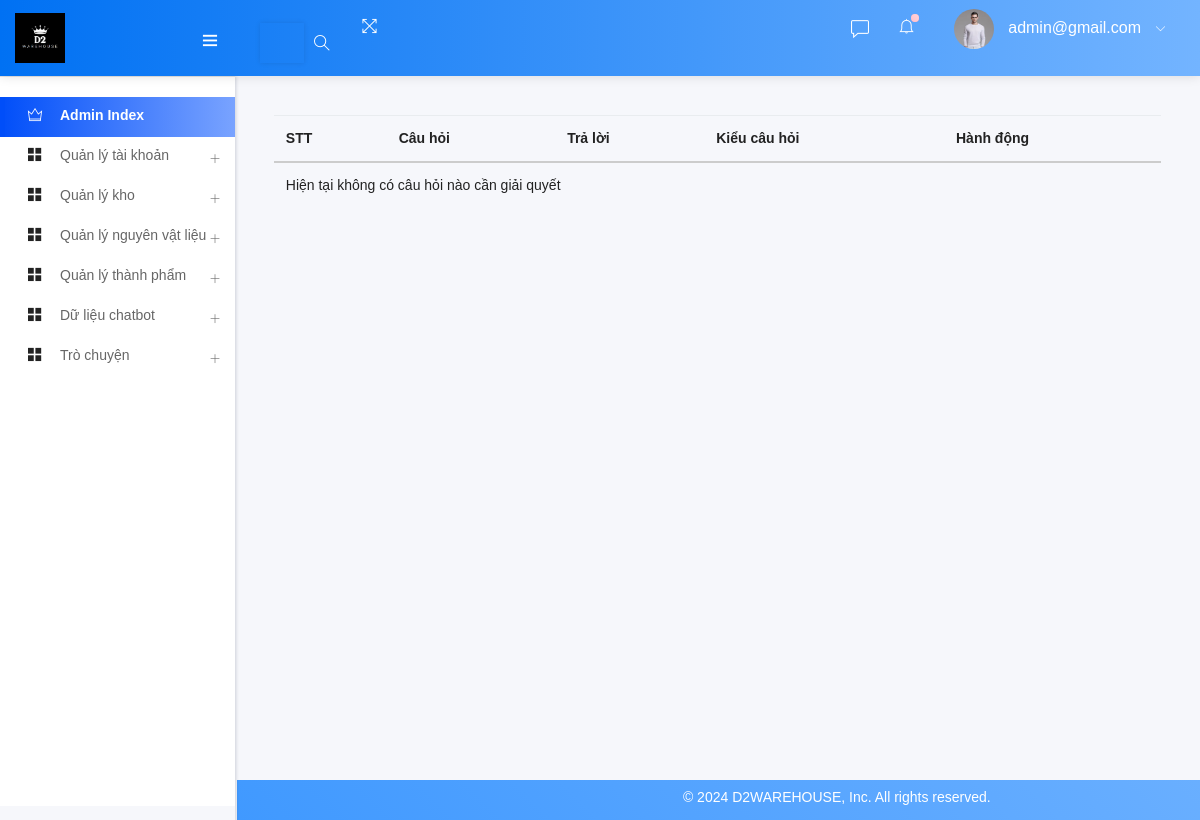
/chatbot_manage.php (signed in), run on an earlier commit of the app's database.
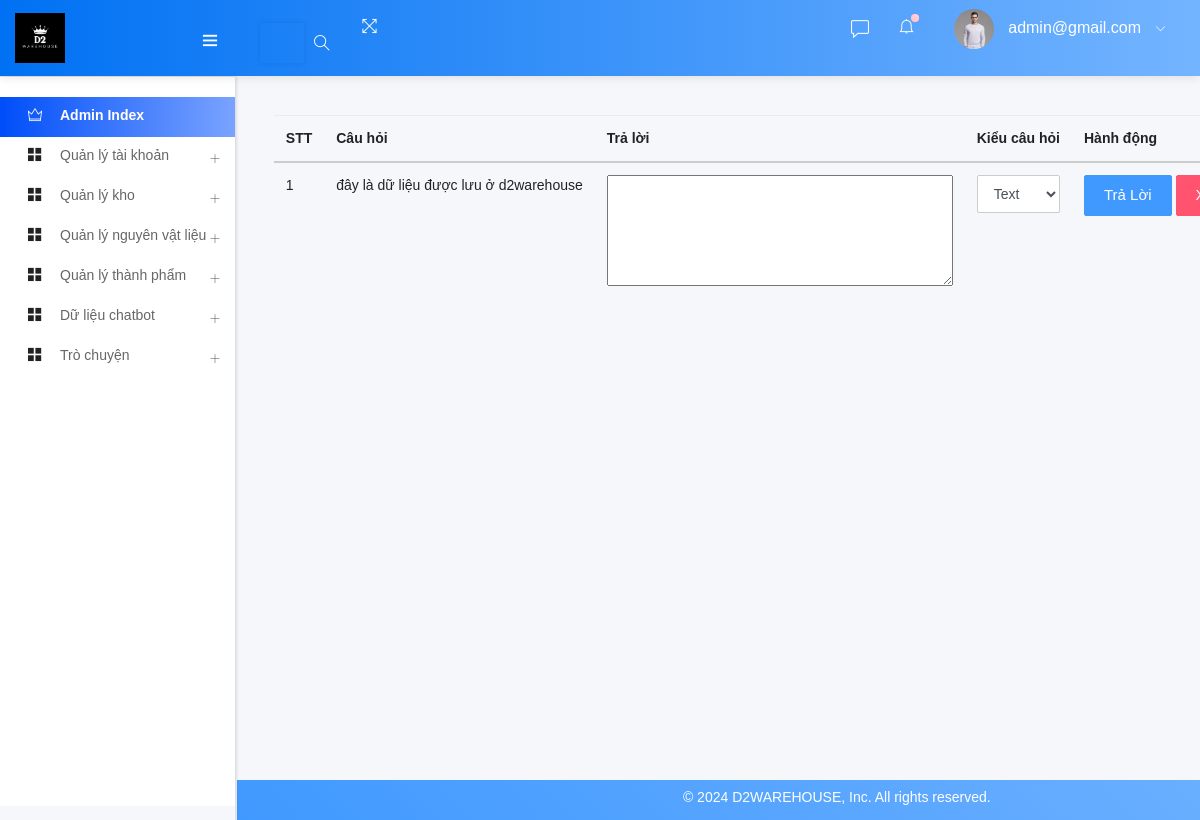
And on a later commit of the database.
### tables this page shows
CREATE TABLE `chats` (
  `id` int(11) NOT NULL auto_increment,
  `user` varchar(200) NOT NULL,
  `user_mail` varchar(100) NOT NULL,
  `chatbot` longtext NOT NULL,
  `action` varchar(255) NOT NULL,
  `status` int(11) NOT NULL,
  `del_msg` int(11) NOT NULL default '1',
  `date` datetime NOT NULL,
  PRIMARY KEY  (`id`)
);

### chatbot_manage.php (called while the page is built, shortened)
<?php
include ("template.php");
?>

### class/adminback.php (called while the page is built, shortened)
<?php
class  adminback
{
    private $connection;
    function __construct()
    {
        $dbhost = "localhost";
        $dbuser = "root";
        $dbpass = "";
        $dbname = "d2warehouse";
        $this->connection = mysqli_connect($dbhost, $dbuser, $dbpass, $dbname);
        mysqli_set_charset($this->connection,'UTF8');
    }
    function display_logo()
    {
        $query = "SELECT * FROM add_logo";
        if (mysqli_query($this->connection, $query)) {
            $pdt_info = mysqli_query($this->connection, $query);
            return $pdt_info;
        }
    }
}

### includes/headernav.php (the view, shortened to what this page needs)
<nav class="navbar header-navbar pcoded-header">
               <div class="navbar-wrapper">
                   <div class="navbar-logo">
                       <a class="mobile-menu" id="mobile-collapse" href="#!">
                           <i class="ti-menu"></i>
                       </a>
                       <a href="index.php">
                      <?php
                       $obj=new adminback();
                       $logo_info = $obj->display_logo();
                       $logo = mysqli_fetch_assoc($logo_info);
                       ?>
                           <img width="50" height="50" src="uploads/<?php echo $logo['img']; ?>" alt="Theme-Logo" />
                       </a>
                   </div>
                   <div class="navbar-container container-fluid">
                       <ul class="nav-left">
                           <li class="header-search">
                               <div class="main-search orphsearch-search">
                                   <div class="input-group">
                                       <input type="text" class="form-control">
                                       <span class="input-group-addon search-btn"><i class="ti-search"></i></span>
                                   </div>
                               </div>
                           </li>
                           <li>
                               <a href="#!" onclick="javascript:toggleFullScreen()">
                                   <i class="ti-fullscreen"></i>
                               </a>
                           </li>
                       </ul>
                       <ul class="nav-right">
                       <li class="chat" style="margin-top: 8px;">
                    <i class="ti-comment" style="color: white; font-size: large;" onclick="toggleChatbox()"></i>
                    </li>
                           <li class="header-notification">
                               <a href="#!">
                                   <i class="ti-bell"></i>
                                   <span class="badge bg-c-pink"></span>
                               </a>
                           </li>
                           <li class="user-profile header-notification">
                               <a href="#!">
                                   <img src="assets/images/avatar-2.jpg" class="img-radius" alt="User-Profile-Image">
                                   <span> <?php echo $admin_email ?> </span>
                                   <i class="ti-angle-down"></i>
                               </a>
                           </li>
                       </ul>
                   </div>
               </div>
           </nav>

### views/admin_view/chatbot_manage_view.php (shortened to what this page needs)
<table class="table table-bodered">
    <thead>
        <tr>
            <th>STT</th>
            <th>Câu hỏi</th>
            <th>Trả lời</th>
            <th>Kiểu câu hỏi</th>
            <th>Hành động</th>
        </tr>
    </thead>
    <tbody>
        <?php
        $servername = "localhost";
        $username = "root";
        $password ="";
        $dbname ="chatbot_d2warehouse";
        $conn = new mysqli($servername,$username,$password,$dbname);
                if(!$conn)
        {
            echo'Connect that bai';
        }
        else
        {
            $conn->set_charset("utf8");
        }
        $query = "select * from chats where status = 0";
        $res = mysqli_query($conn, $query);
        $count =1;
        if(mysqli_num_rows($res)==0)
        {
            echo "<tr><td colspan='5'>Hiện tại không có câu hỏi nào cần giải quyết</td></tr>";
        }
        while($result=mysqli_fetch_array($res)){
            $question = $result['user'];
        ?>
        <form action="" method="post">
            <tr>
            <td><?php echo $count++?></td>
            <td><?php echo $question ?></td>
            <td><textarea name="reply" id="reply" rows="5" cols="40"></textarea></td>
            <td>
                <select name="action" id="action" class="form-control">
                    <option value="text">Text</option>
                </select>
            </td>
            <td>
                <button type="submit" name="submit" class="btn btn-primary" value="Trả lời">Trả lời</button>
                <button type="submit" name="submit" class="btn btn-danger"  value="Xóa">Xóa</button>
            </td>
            </tr>
        </form>
        <?php }?>
    </tbody>
</table>

What changed in the data, as far as the page shows it:
added chats: user "đây là dữ liệu được lưu ở d2warehouse"
Also different on the page:
text no longer shown: "Hiện tại không có câu hỏi nào cần giải quyết"
